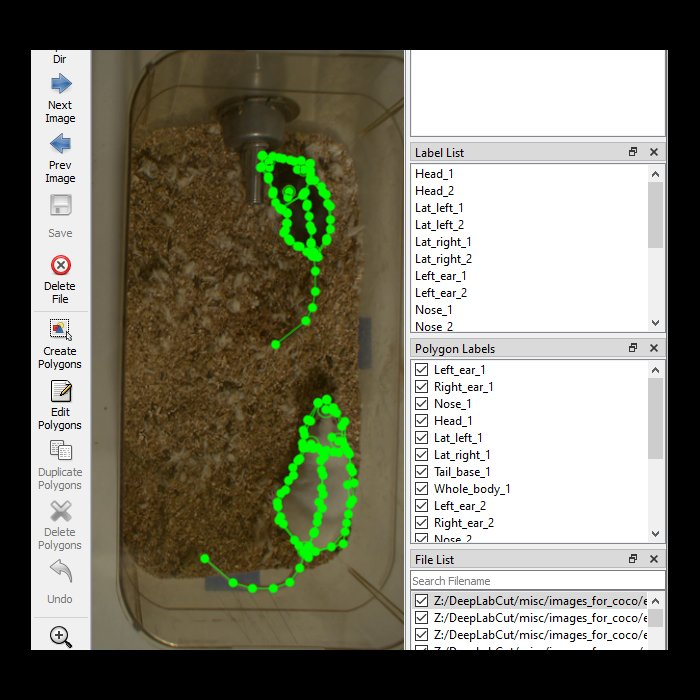
#> input picture images/labelme_example.jpg, 700 x 700 px, found by its file name; its folder holds only this picture in this run
$ python change_res_all_images_in_folder.py   (older library calls are emulated)
#> lines starting #> are read from the running program, lines starting #| are printed output that depends on the picture
#!/usr/bin/python
from PIL import Image
import os, sys

path = r"Z:\DeepLabCut\misc\tensorflow\labelImg\images"
dirs = os.listdir( path )
print(dirs)
loop = 10000000

for i in dirs:
    loop += 1
    print(i)
    impath = os.path.join(path, i)
    im = Image.open(impath)
#> im is the input picture: PIL image 700x700 RGB; mean R, G, B 125.2, 123.9, 110.2
    print(im)
#| <PIL.JpegImagePlugin.JpegImageFile image mode=RGB size=700x700 at 0x7FDF9CAA6510>
    imResize = im.resize((300,600), Image.ANTIALIAS)
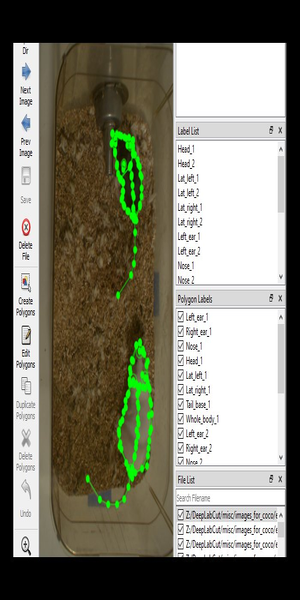
#> imResize: PIL image 300x600 RGB; mean R, G, B 125.1, 123.8, 110.1
    savePath = os.path.join(path, str(loop) + '.png')
    imResize.save(savePath, 'PNG', quality=90)
